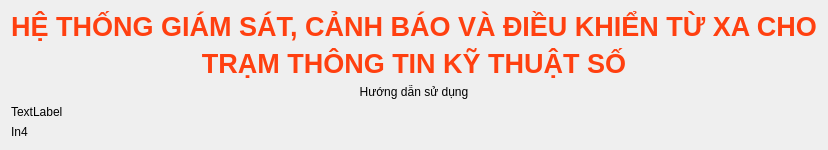
      <widget class="QWidget" name="page_3">
       <layout class="QVBoxLayout" name="verticalLayout_5">
        <item>
         <widget class="QLabel" name="label_3">
          <property name="font">
           <font>
            <pointsize>20</pointsize>
            <weight>75</weight>
            <bold>true</bold>
           </font>
          </property>
          <property name="styleSheet">
           <string notr="true">color:rgb(255, 64, 16)</string>
          </property>
          <property name="text">
           <string>HỆ THỐNG GIÁM SÁT, CẢNH BÁO VÀ ĐIỀU KHIỂN TỪ XA CHO</string>
          </property>
          <property name="alignment">
           <set>Qt::AlignCenter</set>
          </property>
         </widget>
        </item>
        <item>
         <widget class="QLabel" name="label_7">
          <property name="font">
           <font>
            <pointsize>20</pointsize>
            <weight>75</weight>
            <bold>true</bold>
           </font>
          </property>
          <property name="styleSheet">
           <string notr="true">color:rgb(255, 64, 16)</string>
          </property>
          <property name="text">
           <string>TRẠM THÔNG TIN KỸ THUẬT SỐ</string>
          </property>
          <property name="alignment">
           <set>Qt::AlignCenter</set>
          </property>
         </widget>
        </item>
        <item>
         <widget class="QLabel" name="HDSD">
          <property name="text">
           <string>Hướng dẫn sử dụng</string>
          </property>
          <property name="alignment">
           <set>Qt::AlignCenter</set>
          </property>
         </widget>
        </item>
        <item>
         <layout class="QGridLayout" name="gridLayout_3">
          <item row="0" column="0">
           <widget class="QLabel" name="label_6">
            <property name="text">
             <string>TextLabel</string>
            </property>
           </widget>
          </item>
         </layout>
        </item>
        <item>
         <widget class="QLabel" name="label_4">
          <property name="text">
           <string>In4</string>
          </property>
         </widget>
        </item>
       </layout>
      </widget>
